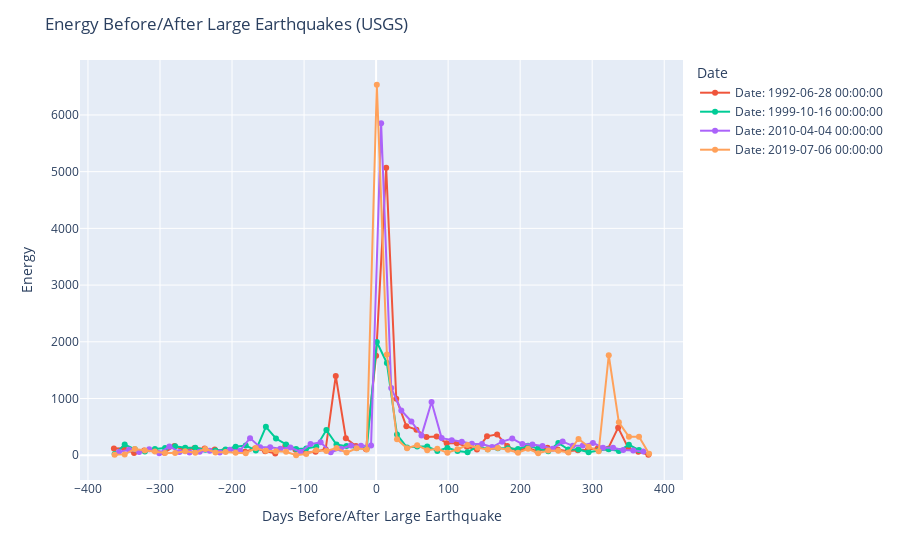

Notebook code cell kept with this figure:
### Code cell
#graphing usgs data 
fig = px.scatter()
for index, row in usgs_large.iterrows():
    start_date = pd.to_datetime(row['date'])
    usgs_binned = bin_data(usgs, start_date, binning_time, date_range)
    # print(usgs_binned)
    relative_dates = (pd.to_datetime(usgs_binned.index) - start_date).days
    
    fig.add_scatter(x=relative_dates, y=usgs_binned['energy'], mode='lines+markers', name=f'Date: {start_date}')

fig.update_layout(title='Energy Before/After Large Earthquakes (USGS)',
                  xaxis_title='Days Before/After Large Earthquake',
                  yaxis_title='Energy',
                  legend_title='Date')

fig.show()

### Figure 1 — Plotly figure (JSON) as saved in the notebook; plotly's stock layout.template omitted (floating-point values rounded to 4 significant figures)
{"data": [{"hovertemplate": "<extra></extra>", "legendgroup": "", "marker": {"color": "#636efa", "symbol": "circle"}, "mode": "markers", "name": "", "orientation": "v", "showlegend": false, "type": "scatter", "xaxis": "x", "yaxis": "y"}, {"mode": "lines+markers", "name": "Date: 1992-06-28 00:00:00", "type": "scatter", "x": [-364, -350, -336, -322, -308, -294, -280, -266, -252, -238, -224, -210, -196, -182, -168, -154, -140, -126, -112, -98, -84, -70, -56, -42, -28, -14, 0, 14, 28, 42, 56, 70, 84, 98, 112, 126, 140, 154, 168, 182, 196, 210, 224, 238, 252, 266, 280, 294, 308, 322, 336, 350, 364, 378], "y": [121.0, 123.0, 40.71, 82.62, 89.09, 44.58, 160.9, 88.35, 126.3, 117.0, 100.5, 85.61, 111.3, 62.72, 118.4, 69.98, 32.19, 166.8, 96.13, 45.48, 62.61, 105.2, 1399.0, 299.7, 162.2, 107.6, 1756.0, 5069.0, 996.9, 510.6, 451.6, 322.5, 328.4, 212.6, 213.6, 149.3, 99.75, 334.0, 367.8, 161.0, 71.89, 133.5, 66.98, 132.8, 102.0, 70.97, 87.89, 96.85, 128.9, 114.2, 486.2, 129.5, 63.8, 7.138]}, {"mode": "lines+markers", "name": "Date: 1999-10-16 00:00:00", "type": "scatter", "x": [-363, -349, -335, -321, -307, -293, -279, -265, -251, -237, -223, -209, -195, -181, -167, -153, -139, -125, -111, -97, -83, -69, -55, -41, -27, -13, 1, 15, 29, 43, 57, 71, 85, 99, 113, 127, 141, 155, 169, 183, 197, 211, 225, 239, 253, 267, 281, 295, 309, 323, 337, 351, 365], "y": [22.4, 188.2, 107.4, 67.35, 110.8, 127.5, 159.7, 133.2, 134.4, 96.16, 84.07, 102.5, 150.0, 171.1, 85.36, 500.4, 295.4, 190.4, 111.4, 117.7, 150.4, 445.8, 189.0, 161.8, 129.5, 117.0, 1996.0, 1626.0, 363.9, 135.8, 153.6, 154.5, 76.63, 129.7, 75.62, 53.63, 155.6, 106.9, 123.5, 124.4, 111.3, 168.1, 117.7, 72.07, 216.7, 99.49, 100.8, 53.42, 84.62, 107.6, 73.98, 184.7, 91.8]}, {"mode": "lines+markers", "name": "Date: 2010-04-04 00:00:00", "type": "scatter", "x": [-357, -343, -329, -315, -301, -287, -273, -259, -245, -231, -217, -203, -189, -175, -161, -147, -133, -119, -105, -91, -77, -63, -49, -35, -21, -7, 7, 21, 35, 49, 63, 77, 91, 105, 119, 133, 147, 161, 175, 189, 203, 217, 231, 245, 259, 273, 287, 301, 315, 329, 343, 357, 371], "y": [58.14, 94.91, 58.37, 107.9, 37.0, 155.3, 55.7, 49.85, 62.49, 78.91, 48.88, 98.9, 80.54, 301.9, 140.8, 139.2, 113.6, 135.3, 59.34, 196.4, 228.9, 53.33, 113.9, 171.7, 166.8, 172.9, 5855.0, 1184.0, 790.5, 595.8, 346.5, 938.0, 302.2, 263.2, 236.8, 204.7, 198.7, 144.3, 239.7, 293.1, 196.6, 188.8, 164.5, 113.1, 241.0, 165.9, 172.2, 217.8, 132.1, 133.2, 93.23, 85.06, 65.28]}, {"mode": "lines+markers", "name": "Date: 2019-07-06 00:00:00", "type": "scatter", "x": [-363, -349, -335, -321, -307, -293, -279, -265, -251, -237, -223, -209, -195, -181, -167, -153, -139, -125, -111, -97, -83, -69, -55, -41, -27, -13, 1, 15, 29, 43, 57, 71, 85, 99, 113, 127, 141, 155, 169, 183, 197, 211, 225, 239, 253, 267, 281, 295, 309, 323, 337, 351, 365, 379], "y": [8.174, 15.27, 110.2, 83.93, 64.7, 39.7, 40.78, 69.01, 45.98, 111.5, 50.15, 58.39, 45.61, 37.35, 128.1, 77.25, 70.64, 62.26, 0, 22.13, 88.9, 76.38, 128.4, 46.95, 121.8, 103.5, 6532.0, 1776.0, 283.8, 122.4, 178.5, 87.8, 114.9, 46.19, 105.0, 180.8, 133.5, 100.7, 125.7, 95.88, 45.45, 112.4, 34.52, 83.79, 78.26, 50.22, 288.5, 149.7, 69.01, 1763.0, 580.7, 324.7, 326.5, 25.17]}], "layout": {"legend": {"title": {"text": "Date"}, "tracegroupgap": 0}, "margin": {"t": 60}, "title": {"text": "Energy Before/After Large Earthquakes (USGS)"}, "xaxis": {"anchor": "y", "domain": [0, 1], "title": {"text": "Days Before/After Large Earthquake"}}, "yaxis": {"anchor": "x", "domain": [0, 1], "title": {"text": "Energy"}}}}
